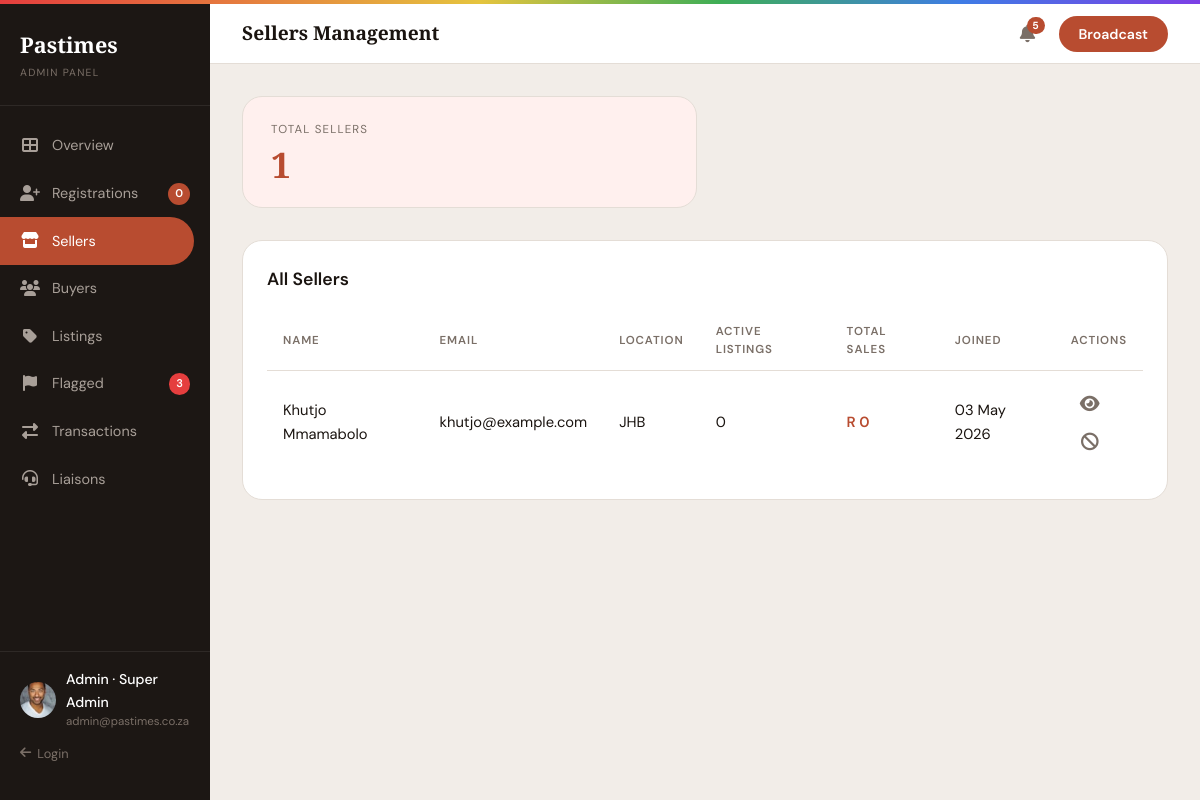
Page /frontend/admin-sellers.php (signed in) on the committed database.
### tables this page shows
CREATE TABLE `tbluser` (
  `user_id` int(11) NOT NULL,
  `username` varchar(50) NOT NULL,
  `email` varchar(100) NOT NULL,
  `password_hash` varchar(255) NOT NULL,
  `first_name` varchar(50) NOT NULL,
  `last_name` varchar(50) NOT NULL,
  `role` enum('buyer','seller') NOT NULL,
  `status` enum('pending','approved','rejected') DEFAULT 'pending',
  `city` varchar(100) DEFAULT NULL,
  `bio` text DEFAULT NULL,
  `verified` tinyint(1) DEFAULT 0,
  `profile_image` varchar(255) DEFAULT NULL,
  `created_at` timestamp NOT NULL DEFAULT current_timestamp()
);

### frontend/admin-sellers.php (the view, shortened to what this page needs)
<?php
require_once __DIR__ . '/../backend/DBConn.php';
$admin_id = $_SESSION['admin_id'];
$admin_query = $conn->query("SELECT full_name, email FROM tblAdmin WHERE admin_id = $admin_id");
$admin = $admin_query->fetch_assoc();
$sellers = $conn->query("
    SELECT
        u.user_id,
        CONCAT(u.first_name, ' ', u.last_name) as name,
        u.email,
        u.created_at,
        u.city,
        COUNT(DISTINCT c.clothing_id) as listings_count,
        COALESCE(SUM(o.total_amount), 0) as total_sales
    FROM tbluser u
    LEFT JOIN tblclothes c ON u.user_id = c.seller_id
    LEFT JOIN tblaorder o ON o.status = 'paid'
    WHERE u.role = 'seller' AND u.verified = 1
    GROUP BY u.user_id
    ORDER BY total_sales DESC
");
$sellers_count = $sellers->num_rows;
?>
<!DOCTYPE html>
<html lang="en">
<head>
  <link rel="stylesheet" href="../frontend/css/style.css">
  <link rel="stylesheet" href="https://cdnjs.cloudflare.com/ajax/libs/font-awesome/6.5.0/css/all.min.css">
</head>
<body>
  <div class="layout-admin">
    <aside class="sidebar">
      <div class="sidebar-logo">
        <div class="logo-mark">Pastimes</div>
        <div class="logo-sub">Admin Panel</div>
      </div>
      <nav class="sidebar-nav">
        <a class="nav-item" href="admin.php">
          <span class="nav-icon"><i class="fas fa-th-large"></i></span> Overview
        </a>
        <a class="nav-item" href="admin-registrations.php">
          <span class="nav-icon"><i class="fas fa-user-plus"></i></span> Registrations
          <span class="nav-badge">0</span>
        </a>
        <a class="nav-item active" href="admin-sellers.php">
          <span class="nav-icon"><i class="fas fa-store"></i></span> Sellers
        </a>
        <a class="nav-item" href="admin-buyers.php">
          <span class="nav-icon"><i class="fas fa-users"></i></span> Buyers
        </a>
        <a class="nav-item" href="admin-listings.php">
          <span class="nav-icon"><i class="fas fa-tag"></i></span> Listings
        </a>
        <a class="nav-item" href="admin-flagged.php">
          <span class="nav-icon"><i class="fas fa-flag"></i></span> Flagged
          <span class="nav-badge" style="background:#E53E3E">3</span>
        </a>
        <a class="nav-item" href="admin-transactions.php">
          <span class="nav-icon"><i class="fas fa-exchange-alt"></i></span> Transactions
        </a>
        <a class="nav-item" href="admin-liaisons.php">
          <span class="nav-icon"><i class="fas fa-headset"></i></span> Liaisons
        </a>
      </nav>
      <div class="sidebar-footer">
        <div class="sidebar-user">
          <img src="./assets/images/profile_man1_50.jpg" alt="Admin">
          <div>
            <div class="sidebar-user-name">Admin · <?= htmlspecialchars($admin['full_name'] ?? 'Admin') ?></div>
            <div class="sidebar-user-email"><?= htmlspecialchars($admin['email'] ?? 'admin@pastimes.co.za') ?></div>
          </div>
        </div>
        <div class="sidebar-back" onclick="location.href='../backend/logout.php'">
          <i class="fas fa-arrow-left"></i> Login
        </div>
      </div>
    </aside>
    <main class="main-content">
      <div class="topbar">
        <div class="topbar-title">Sellers Management</div>
        <div class="topbar-actions">
          <button class="notif-btn icon-btn" style="position:relative">
            <i class="fas fa-bell"></i>
            <span class="notif-count">5</span>
          </button>
          <button class="broadcast-btn" onclick="openBroadcast()">Broadcast</button>
        </div>
      </div>
      <div class="page-body">
        <div class="stats-grid">
          <div class="stat-card pink">
            <div class="stat-label">Total Sellers</div>
            <div class="stat-value"><?= $sellers_count ?></div>
          </div>
        </div>
        <div class="card">
          <div class="section-header">
            <div class="section-title">All Sellers</div>
          </div>
          <table class="data-table">
            <thead>
              <tr>
                <th>Name</th>
                <th>Email</th>
                <th>Location</th>
                <th>Active Listings</th>
                <th>Total Sales</th>
                <th>Joined</th>
                <th>Actions</th>
              </tr>
            </thead>
            <tbody>
              <?php if ($sellers_count == 0): ?>
                <tr><td colspan="7" class="text-center">No sellers found.</td></tr>
              <?php else: ?>
                <?php while ($seller = $sellers->fetch_assoc()): ?>
                  <tr>
                    <td><?= htmlspecialchars($seller['name']) ?></td>
                    <td><?= htmlspecialchars($seller['email']) ?></td>
                    <td><?= htmlspecialchars($seller['city'] ?: 'N/A') ?></td>
                    <td><?= $seller['listings_count'] ?></td>
                    <td class="amount-col">R <?= number_format($seller['total_sales'], 0, '.', ' ') ?></td>
                    <td><?= date('d M Y', strtotime($seller['created_at'])) ?></td>
                    <td>
                        <a href="../backend/api.php?action=view_profile&id=<?= $seller['user_id'] ?>" class="icon-btn" title="View Profile">
                            <i class="fas fa-eye"></i>
                        </a>
                        <a href="../backend/api.php?action=suspend_user&id=<?= $seller['user_id'] ?>"
                           class="icon-btn" title="Suspend"
                           onclick="return confirm('Suspend this user?')">
                           <i class="fas fa-ban"></i>
                        </a>
                    </td>
                  </tr>
                <?php endwhile; ?>
              <?php endif; ?>
            </tbody>
          </table>
        </div>
      </div>
    </main>
  </div>
</body>
</html>

### frontend/admin-sellers.php (style rules this page uses)
body { background:#F5F0EC }
.broadcast-btn { background:var(--clr-primary);color:#fff;border-radius:var(--radius-pill);padding:9px 20px;font-weight:600;font-size:.88rem;cursor:pointer }

### rows in the picture
tbluser: name "Khutjo Mmamabolo", email "khutjo@example.com", city "JHB", listings_count "0", total_sales "0", created_at "03 May 2026"

### other values in the picture
$admin['full_name'] "Super Admin"
$admin['email'] "admin@pastimes.co.za"
$sellers_count "1"
